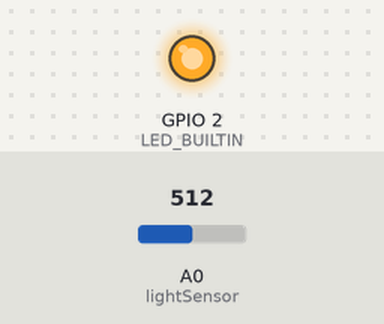
Bench run of a sketch on a simulated ESP8266 (Wemos D1 mini). Shown: output pins drawn as LEDs (lit = HIGH, except the on-board LED, lit = LOW). The inputs (shaded band) are chosen by the test bench; at power-on: A0 (lightSensor) = 512. WiFi joins after 1.5 s; servers stay silent unless stated; no MQTT or app messages arrive unless stated; what the sketch prints to the serial monitor is not drawn.

Above: at 0.8 s.
At 4.2 s:
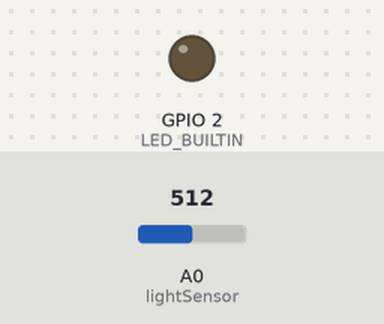
Timing chart, 0 to 6.8 s (numbered marks = the images above):
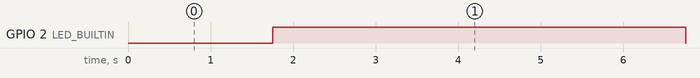

Measured:
- by itself, GPIO 2 (LED_BUILTIN): alternates HIGH for 5.0 s and LOW for 0.20 s

The sketch:

garden01.ino
```cpp
#include <ESP8266WiFi.h>
#include <PubSubClient.h>

#include "secrets.h"

const char* MQTT_CLIENTID = "wemos_garden01";

const unsigned long sleepTime = 5;
const int lightSensor = A0;

WiFiClient espClient;
PubSubClient client(espClient);

void readSensor() {
  const unsigned long startTime = millis();
  if (WiFi.status() != WL_CONNECTED) wifiConnect();
  if (!client.connected()) mqttConnect();
  int lightValue = analogRead(lightSensor);
  client.publish("garden01/lightsensor", String(lightValue).c_str(), true);
  const unsigned long runTime = millis() - startTime;
  client.publish("garden01/runtime", String(runTime).c_str(), true);
  Serial.print("lightValue = ");
  Serial.print(lightValue);
  Serial.print(", runTime = ");
  Serial.print(runTime);
  Serial.println("ms");
  digitalWrite(LED_BUILTIN, LOW);
  delay(200);
  digitalWrite(LED_BUILTIN, HIGH);
}

void setup() {
  Serial.begin(115200);
  Serial.println("!");
  Serial.println("Booting!");
  pinMode(LED_BUILTIN, OUTPUT);
  /*
  readSensor();
  delay(500);
  ESP.deepSleep(sleepTime * 1000000);
  */
}

void loop() {
  ///*
  readSensor();
  delay(sleepTime * 1000);
  //*/
}
```

mqtt.ino
```cpp
void mqttConnect() {
  client.setServer(MQTT_SERVER, MQTT_PORT);
  while (!client.connected()) {
    Serial.print("Attempting MQTT connection...");
    if (client.connect(MQTT_CLIENTID, MQTT_USER, MQTT_PASS)) {
      Serial.println("connected");
    } else {
      Serial.print("failed, rc=");
      Serial.print(client.state());
      Serial.println(" try again in 5 seconds");
      delay(5000);
    }
  }
}
```

wifi.ino
```cpp
void wifiConnect() {
  WiFi.mode(WIFI_STA);
  WiFi.begin(WIFI_SSID, WIFI_PASS);
  Serial.print("Connecting to ");
  Serial.print(WIFI_SSID);
  while (WiFi.status() != WL_CONNECTED) {
    delay(500);
    Serial.print(".");
  }
  Serial.println();
  Serial.print("Connected, IP address: ");
  Serial.println(WiFi.localIP());
}
```
